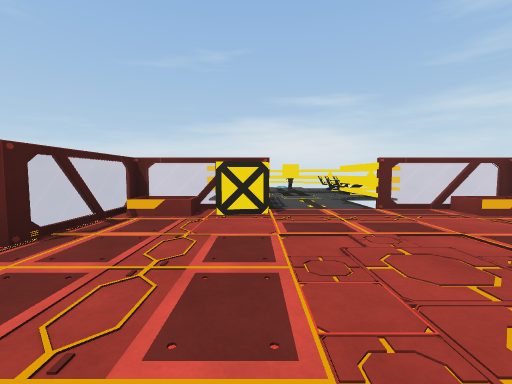
[1] (above)

18 first-person views from a walk through a 3-D level made in the Unity game engine. The camera is 1.3 m above the floor, tilts 4° down and sees 90° across. Doors are open. The floor is counted in squares, 2 m on a side. Each view is taken from the middle of a square. On the plan, view 1 faces up. The plan holds only what a view shows up to about 9 squares ahead; the rest is blank. The player character is not drawn. Some animated figures are not drawn.

[2]
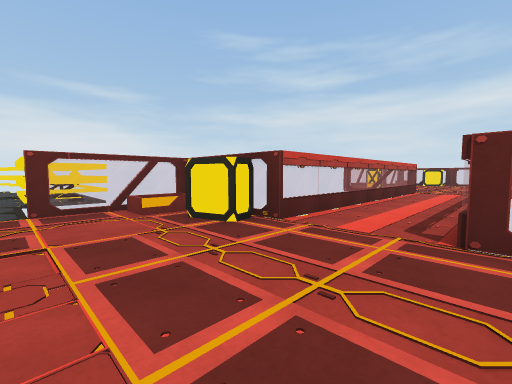

[3]
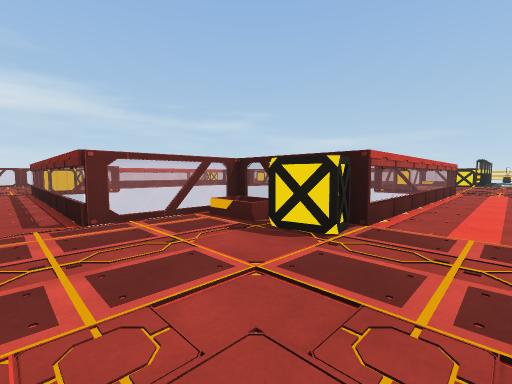

[4]
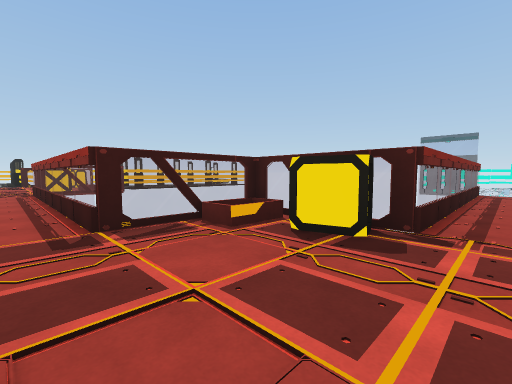

[5]
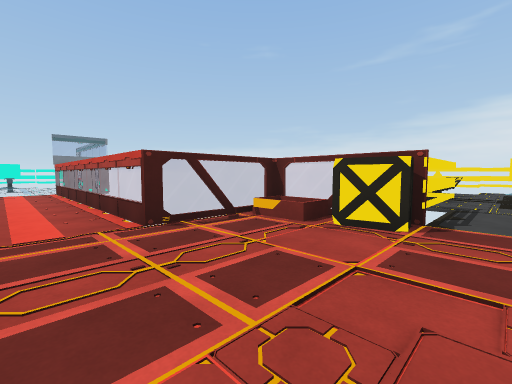

[6]
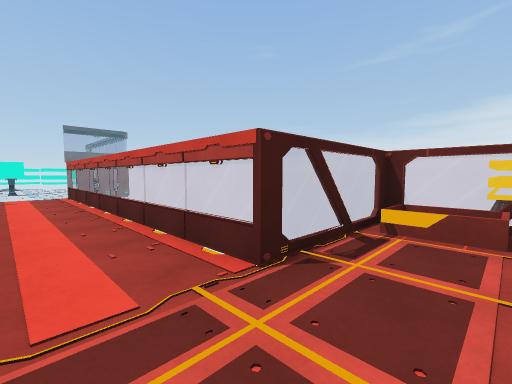

[7]
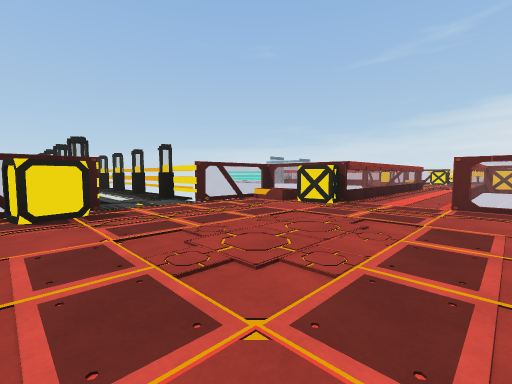

[8]
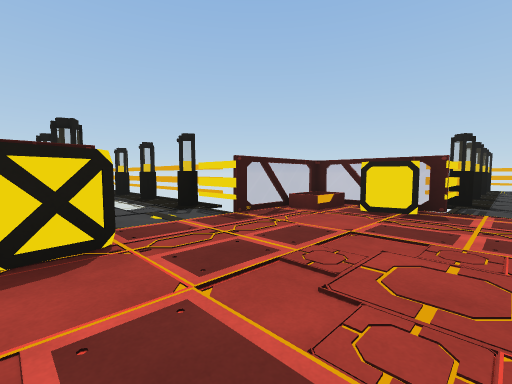

[9]
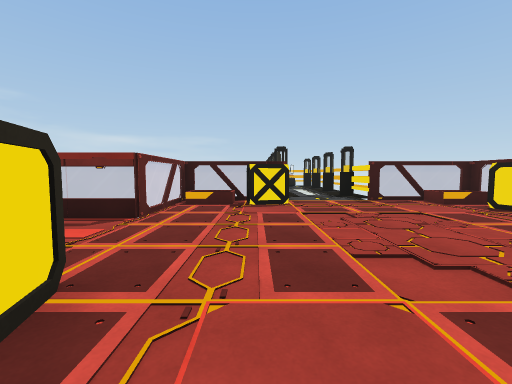

[10]
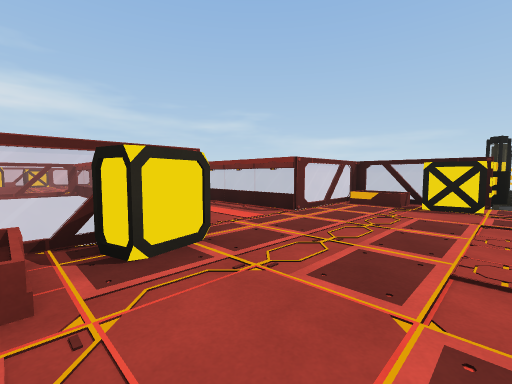

[11]
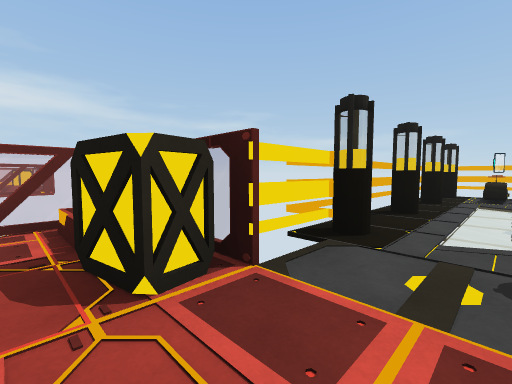

[12]
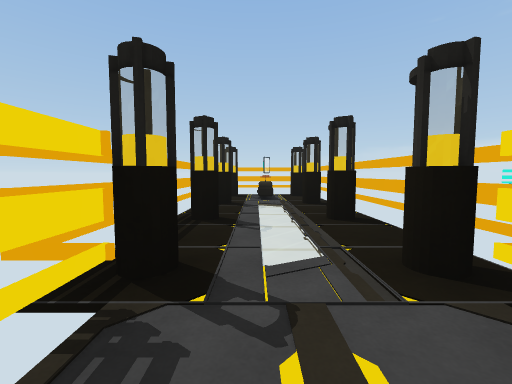

[13]
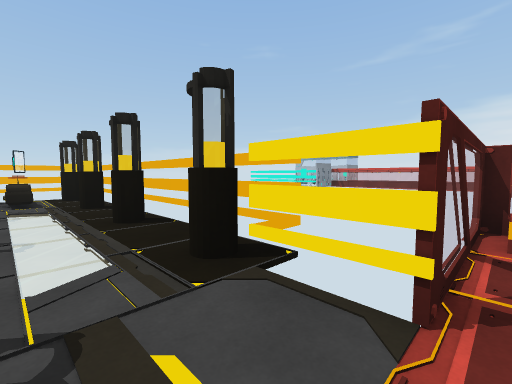

[14]
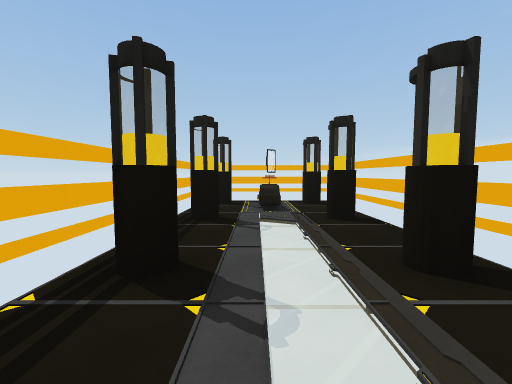

[15]
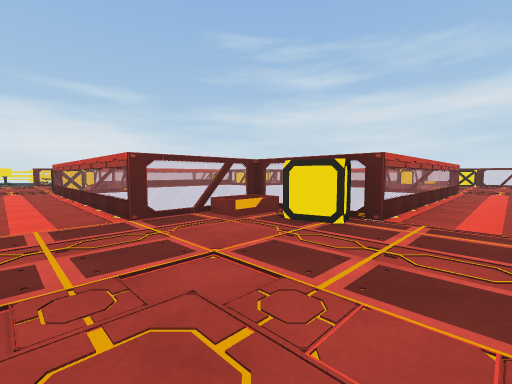

[16]
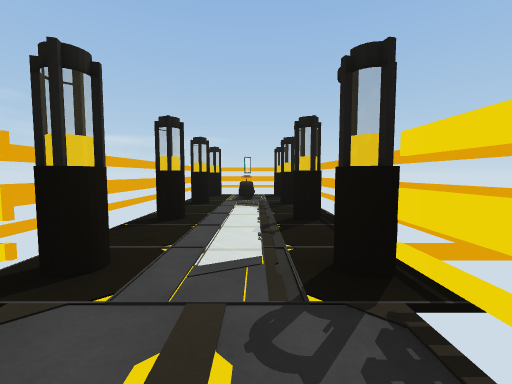

[17]
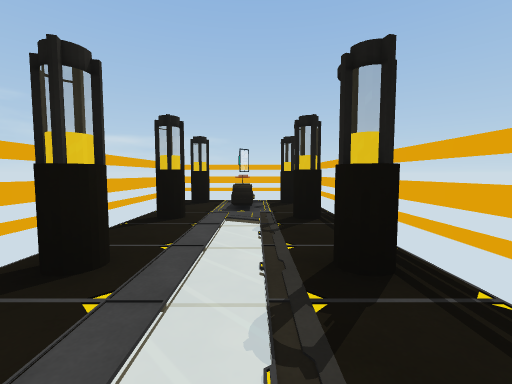

[18]
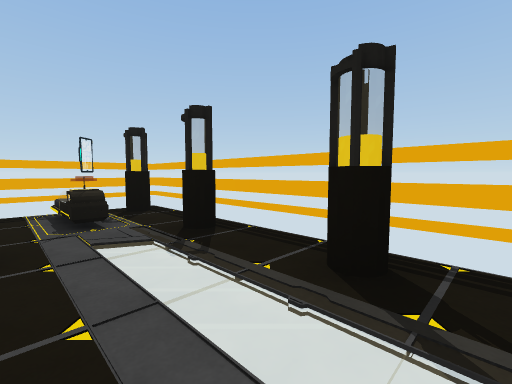

### Floor plan
Key: @ floor where view 1 was taken; # wall or solid block; . main floor; : floor 0.5 m higher than the main floor; / step, stairs or slope; D open door; = window, fence, low wall or low ledge; ^ raised ledge; B box; O other object.
Columns run from 12 left of view 1 to 14 right of it. Each row starts with its distance up from view 1.
 13             OOO
 12            OO..OO
 11            O..OO
 10             O..
  9            #O#. #
  8             O..O#
  7             .DDO#
  6             O.O #
  5          ##=O.O=##
  4  ###     #//B.../
  3    O     #......B=
  2 ...D      D......D      D.
  1 =..D      D......D      D.
  0   OOOOOOOOB.@....OOOOOOOB
 -1    #      =......=      =
 -2          #:/.DDB/#
 -3           ##O
 -4             O
 -5             O
 -6             O
 -7             O
 -8             O
 -9          ##=ODD=##
-10          #//B.../=       OO
-11   #######O......B=
-12   # O.O.OO.......D      D
-13   #^.....D.......D      D
-14   ##O.O.OOB......OOOOOOO
-15      ###  =......=
-16          #:/...B/#
-17           ##ODO###
-18            #O.O#
-19            #...#
-20            #O.O#
-21            #...#
-22             O.O#
-23             #^ #
-24             ####

Positions as (right, up) in squares from view 1, and headings:
1: (0, 0), facing up
2: (2, 0), facing up-right
3: (1, 1), facing down-right
4: (1, 1), facing down-left
5: (1, 1), facing up-left
6: (-1, 1), facing up-left
7: (3, -15), facing up-left
8: (3, -13), facing down-left
9: (3, -10), facing down
10: (2, -10), facing down-right
11: (1, -15), facing down-right
12: (-2, -13), facing left
13: (-2, -13), facing up-left
14: (-4, -13), facing left
15: (1, -13), facing up-right
16: (1, -16), facing down
17: (1, -18), facing down
18: (2, -19), facing down-left
